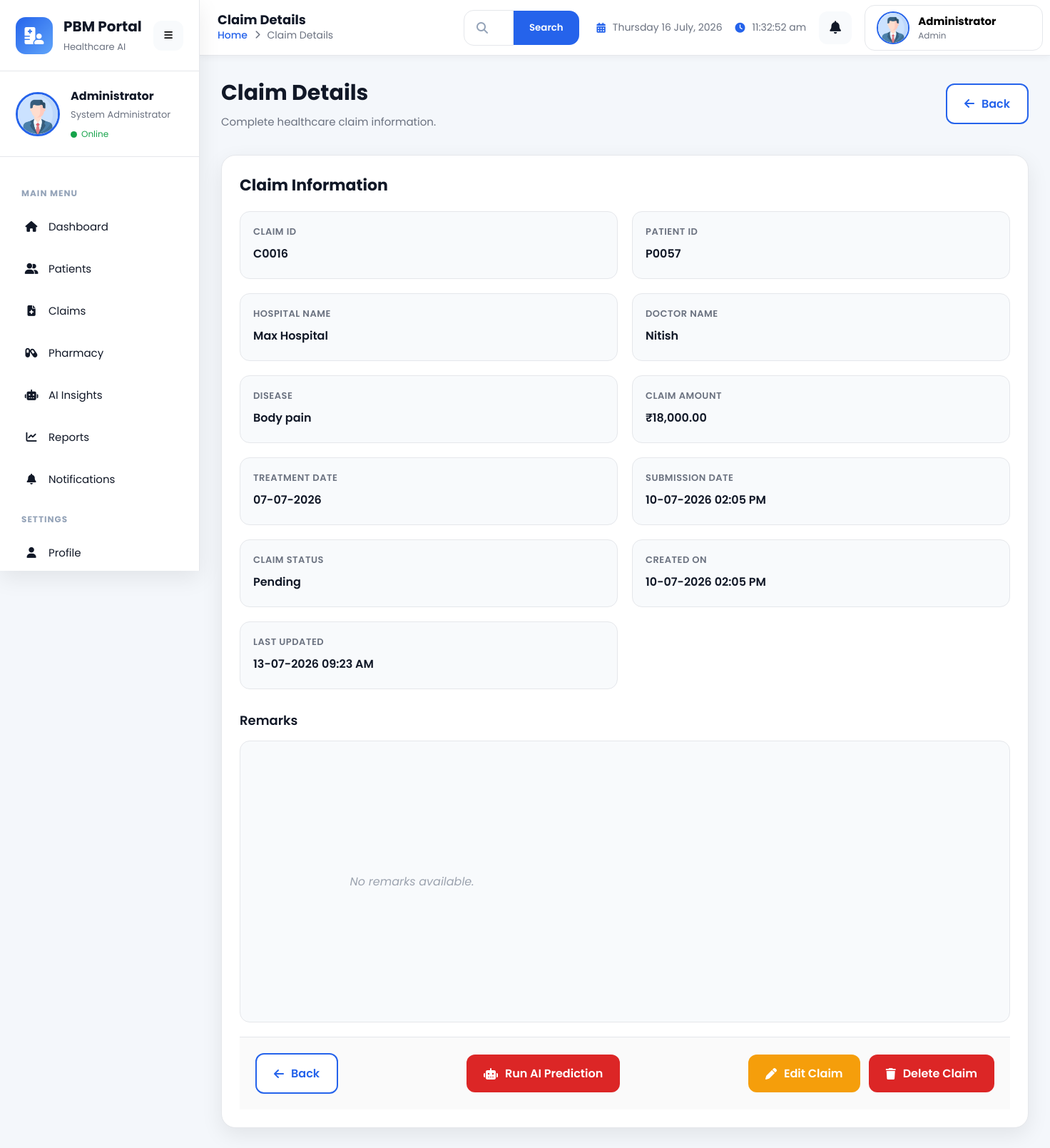
Page /claims/details/7 on the earlier database version.
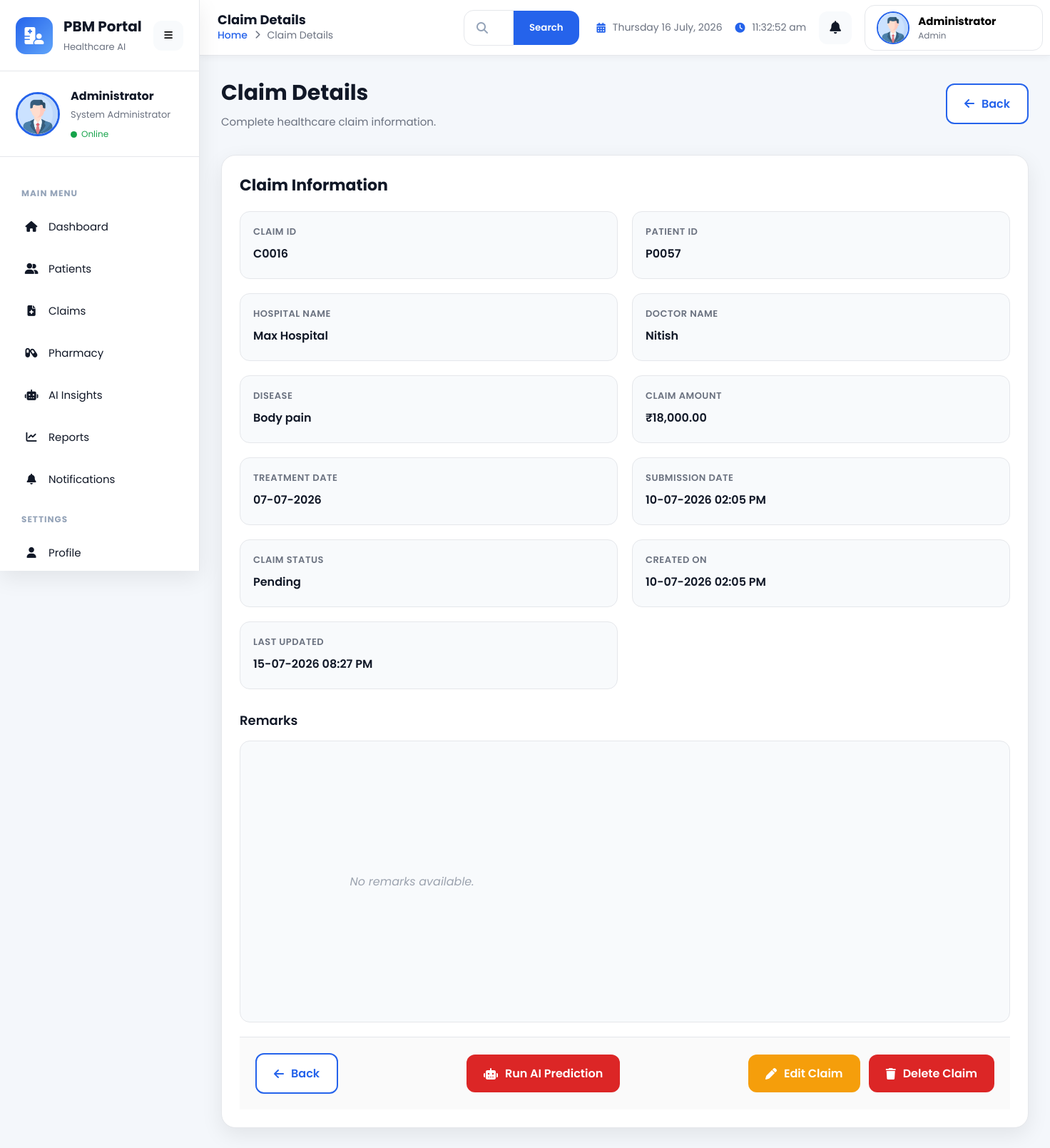
Same page on the later database version.
### app/models/claim.py (models this page shows, shortened)
class Claim(db.Model):
    __tablename__ = "claims"
    id = db.Column(
        db.Integer,
        primary_key=True
    )
    claim_id = db.Column(
        db.String(20),
        unique=True,
        nullable=False,
        index=True
    )
    patient_id = db.Column(
        db.String(20),
        db.ForeignKey("patients.patient_id"),
        nullable=False,
        index=True
    )
    hospital_name = db.Column(
        db.String(150),
        nullable=False
    )
    doctor_name = db.Column(
        db.String(150),
        nullable=False
    )
    disease = db.Column(
        db.String(120),
        nullable=False
    )
    claim_amount = db.Column(
        db.Float,
        nullable=False
    )
    treatment_date = db.Column(
        db.Date,
        nullable=False
    )
    submission_date = db.Column(
        db.DateTime,
        default=datetime.utcnow,
        nullable=False
    )
    status = db.Column(
        db.String(20),
        default="Pending",
        nullable=False
    )
    predicted_risk = db.Column(
    db.Float,
    default=0.0
    )
    risk_level = db.Column(
        db.String(20),
        default="Not Predicted"
    )
    duplicate_claim = db.Column(
        db.Boolean,
        default=False
    )
    ai_remark = db.Column(
        db.Text
    )
    prediction_date = db.Column(
        db.DateTime
    )
    remarks = db.Column(
        db.Text
    )
    created_at = db.Column(
        db.DateTime,
        default=datetime.utcnow
    )
    updated_at = db.Column(
        db.DateTime,
        default=datetime.utcnow,
        onupdate=datetime.utcnow
    )
    patient = db.relationship(
        "Patient",
        backref=db.backref(
            "claims",
            lazy=True
        )
    )

### app/routes/claim.py (the view)
@claim_bp.route("/details/<int:id>")
def details(id):
    claim = Claim.query.get_or_404(id)
    return render_template(
        "claim/details.html",
        page_title="Claim Details",
        claim=claim
    )

### app/templates/claim/details.html (shortened to what the changed rows need)
{% extends "dashboard_layout.html" %}
{% set page_title = "Claim Details" %}
{% block extra_css %}
<link
rel="stylesheet"
href="{{ url_for('static', filename='css/claim.css') }}">
{% endblock %}
{% block content %}
<div class="claim-details-page fade-in">
    <div class="page-header">
        <div>
            <h2>
                Claim Details
            </h2>
        </div>
    </div>
    <div class="card">
        <div class="card-body">
            <div class="details-grid">
                <div class="detail-item">
                    <label>
                        Claim ID
                    </label>
                    <span>
                        {{ claim.claim_id }}
                    </span>
                </div>
                <div class="detail-item">
                    <label>
                        Patient ID
                    </label>
                    <span>
                        {{ claim.patient_id }}
                    </span>
                </div>
                <div class="detail-item">
                    <label>
                        Hospital Name
                    </label>
                    <span>
                        {{ claim.hospital_name }}
                    </span>
                </div>
                <div class="detail-item">
                    <label>
                        Doctor Name
                    </label>
                    <span>
                        {{ claim.doctor_name }}
                    </span>
                </div>
                <div class="detail-item">
                    <label>
                        Disease
                    </label>
                    <span>
                        {{ claim.disease }}
                    </span>
                </div>
                <div class="detail-item">
                    <label>
                        Claim Amount
                    </label>
                    <span>
                        ₹{{ "{:,.2f}".format(claim.claim_amount) }}
                    </span>
                </div>
                <div class="detail-item">
                    <label>
                        Treatment Date
                    </label>
                    <span>
                        {{ claim.treatment_date.strftime("%d-%m-%Y") }}
                    </span>
                </div>
                <div class="detail-item">
                    <label>
                        Submission Date
                    </label>
                    <span>
                        {{ claim.submission_date.strftime("%d-%m-%Y %I:%M %p") }}
                    </span>
                </div>
                <div class="detail-item">
                    <label>
                        Created On
                    </label>
                    <span>
                        {{ claim.created_at.strftime("%d-%m-%Y %I:%M %p") }}
                    </span>
                </div>
                <div class="detail-item">
                    <label>
                        Last Updated
                    </label>
                    <span>
                        {{ claim.updated_at.strftime("%d-%m-%Y %I:%M %p") }}
                    </span>
                </div>
            </div>
                    </div>
    </div>
</div>
{% endblock %}

Differences in the rows shown:
changed Claim "Max Hospital": updated_at "13-07-2026 09:23 AM" → "15-07-2026 08:27 PM"
